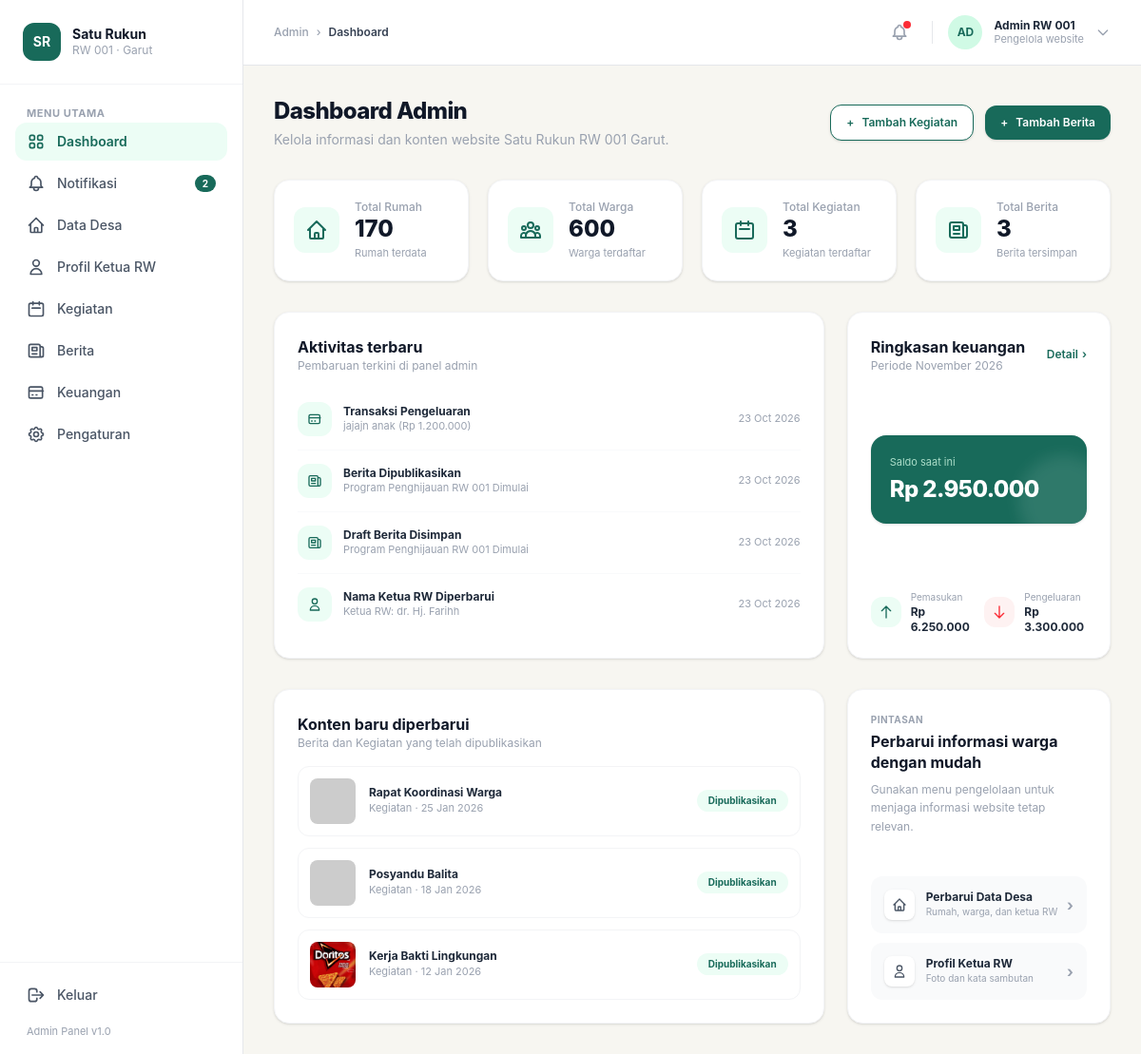
Page /admin/dashboard.php (signed in) on the committed database.
### tables this page shows
CREATE TABLE `statistik` (
  `id` int(11) NOT NULL DEFAULT 1,
  `jumlah_rumah` int(11) DEFAULT 128,
  `jumlah_warga` int(11) DEFAULT 436,
  `nama_ketua_rw` varchar(100) DEFAULT 'dr. Hj. Farih'
);

CREATE TABLE `log_aktivitas` (
  `id` int(11) NOT NULL,
  `tipe` varchar(50) NOT NULL,
  `aksi` varchar(100) NOT NULL,
  `detail` varchar(255) NOT NULL,
  `created_at` timestamp NOT NULL DEFAULT current_timestamp()
);

### admin/dashboard.php (the view, shortened to what the rows shown need)
<?php
require '../koneksi.php';
function waktu_realtime($datetime) {
    $time = strtotime($datetime);
    $diff = time() - $time;
    return date('d M Y', $time);
}
$q_rumah    = mysqli_query($conn, "SELECT jumlah_rumah FROM statistik WHERE id = 1");
$d_rumah    = mysqli_fetch_assoc($q_rumah)['jumlah_rumah'] ?? 128;
$q_warga    = mysqli_query($conn, "SELECT jumlah_warga FROM statistik WHERE id = 1");
$d_warga    = mysqli_fetch_assoc($q_warga)['jumlah_warga'] ?? 436;
$q_aktivitas = mysqli_query($conn, "SELECT * FROM log_aktivitas ORDER BY created_at DESC, id DESC LIMIT 4");
?>
<!doctype html>
<html lang="id">
  <head>
    <link rel="stylesheet" href="../src/output.css" />
  </head>
  <body class="bg-[#f7f6f1] text-gray-800 font-sans flex h-screen overflow-hidden">
    <aside class="w-64 bg-white border-r border-gray-200 flex flex-col justify-between shrink-0 h-screen sticky top-0">
      <div>
        <div class="p-6 flex items-center space-x-3 border-b border-gray-100">
          <div>
            <h2 class="font-bold text-gray-900 text-sm leading-tight">Satu Rukun</h2>
          </div>
        </div>
      </div>
    </aside>
    <div class="grow flex flex-col min-w-0 h-screen">
      <main class="p-8 space-y-8 overflow-y-auto grow">
        <div class="flex flex-col sm:flex-row sm:items-center justify-between gap-4">
          <div>
            <h1 class="text-2xl font-extrabold text-gray-900 tracking-tight">Dashboard Admin</h1>
          </div>
        </div>
        <div class="grid grid-cols-1 sm:grid-cols-2 lg:grid-cols-4 gap-5">
          <div class="bg-white rounded-2xl p-5 border border-gray-100 shadow-sm flex items-center space-x-4">
            <div>
              <span class="block text-xs font-medium text-gray-400">Total Rumah</span>
              <span class="block text-2xl font-extrabold text-gray-900 leading-tight"><?= number_format($d_rumah) ?></span>
              <span class="block text-[11px] text-gray-400 mt-0.5">Rumah terdata</span>
            </div>
          </div>
          <div class="bg-white rounded-2xl p-5 border border-gray-100 shadow-sm flex items-center space-x-4">
            <div>
              <span class="block text-xs font-medium text-gray-400">Total Warga</span>
              <span class="block text-2xl font-extrabold text-gray-900 leading-tight"><?= number_format($d_warga) ?></span>
              <span class="block text-[11px] text-gray-400 mt-0.5">Warga terdaftar</span>
            </div>
          </div>
        </div>
        <div class="grid grid-cols-1 lg:grid-cols-3 gap-6">
          <div class="lg:col-span-2 bg-white rounded-2xl p-6 border border-gray-100 shadow-sm flex flex-col justify-between space-y-4">
            <div class="divide-y divide-gray-50 text-xs">
              <?php if (mysqli_num_rows($q_aktivitas) > 0): ?>
                <?php while ($act = mysqli_fetch_assoc($q_aktivitas)): ?>
                  <div class="py-3.5 flex items-center justify-between">
                    <div class="flex items-center space-x-3">
                      <div class="w-9 h-9 bg-emerald-50 text-[#186a5a] rounded-xl flex items-center justify-center shrink-0">
                        <?php if ($act['tipe'] === 'berita'): ?>
                          <svg class="w-4 h-4" fill="none" stroke="currentColor" viewBox="0 0 24 24"><path stroke-linecap="round" stroke-linejoin="round" stroke-width="2" d="M19 20H5a2 2 0 01-2-2V6a2 2 0 012-2h10a2 2 0 012 2v1m2 13a2 2 0 01-2-2V7m2 13a2 2 0 002-2V9a2 2 0 00-2-2h-2m-4-3H9M7 16h6M7 8h6v4H7V8z"/></svg>
                        <?php elseif ($act['tipe'] === 'kegiatan'): ?>
                          <svg class="w-4 h-4" fill="none" stroke="currentColor" viewBox="0 0 24 24"><path stroke-linecap="round" stroke-linejoin="round" stroke-width="2" d="M8 7V3m8 4V3m-9 8h10M5 21h14a2 2 0 002-2V7a2 2 0 00-2-2H5a2 2 0 00-2 2v12a2 2 0 002 2z"/></svg>
                        <?php elseif ($act['tipe'] === 'data_desa' || $act['tipe'] === 'profil_rw'): ?>
                          <svg class="w-4 h-4" fill="none" stroke="currentColor" viewBox="0 0 24 24"><path stroke-linecap="round" stroke-linejoin="round" stroke-width="2" d="M16 7a4 4 0 11-8 0 4 4 0 018 0zM12 14a7 7 0 00-7 7h14a7 7 0 00-7-7z"/></svg>
                        <?php else: ?>
                          <svg class="w-4 h-4" fill="none" stroke="currentColor" viewBox="0 0 24 24"><path stroke-linecap="round" stroke-linejoin="round" stroke-width="2" d="M3 10h18M7 15h1m4 0h1m-7 4h12a2 2 0 002-2V7a2 2 0 00-2-2H5a2 2 0 00-2 2v10a2 2 0 002 2z"/></svg>
                        <?php endif; ?>
                      </div>
                      <div>
                        <h4 class="font-bold text-gray-800"><?= htmlspecialchars($act['aksi']) ?></h4>
                        <p class="text-gray-400 text-[11px] truncate max-w-xs"><?= htmlspecialchars($act['detail']) ?></p>
                      </div>
                    </div>
                    <span class="text-gray-400 text-[11px] shrink-0"><?= waktu_realtime($act['created_at']) ?></span>
                  </div>
                <?php endwhile; ?>
              <?php else: ?>
                <div class="py-4 text-center text-gray-400">Belum ada aktivitas tercatat.</div>
              <?php endif; ?>
            </div>
          </div>
        </div>
      </main>
    </div>
  </body>
</html>

### rows in the picture
statistik: jumlah_rumah "170", jumlah_warga "600"
log_aktivitas: tipe "keuangan" (drawn), aksi "Transaksi Pengeluaran", detail "jajajn anak (Rp 1.200.000)", created_at "23 Oct 2026"
log_aktivitas: tipe "berita" (drawn), aksi "Berita Dipublikasikan", detail "Program Penghijauan RW 001 Dimulai", created_at "23 Oct 2026"
log_aktivitas: tipe "berita" (drawn), aksi "Draft Berita Disimpan", detail "Program Penghijauan RW 001 Dimulai", created_at "23 Oct 2026"
log_aktivitas: tipe "data_desa" (drawn), aksi "Nama Ketua RW Diperbarui", detail "Ketua RW: dr. Hj. Farihh", created_at "23 Oct 2026"

### other values in the picture
$_SESSION['nama'] "Admin RW 001"
$d_kegiatan "3"
$d_berita "3"
$saldo_akhir "2.950.000"
$d_pemasukan "6.250.000"
$d_pengeluaran "3.300.000"
$kntn['judul'] "Rapat Koordinasi Warga"
$kntn['kategori'] "Kegiatan"
date('d M Y', strtotime($kntn['tanggal'])) "25 Jan 2026"
$kntn['judul'] "Posyandu Balita"
date('d M Y', strtotime($kntn['tanggal'])) "18 Jan 2026"
$kntn['judul'] "Kerja Bakti Lingkungan"
date('d M Y', strtotime($kntn['tanggal'])) "12 Jan 2026"
